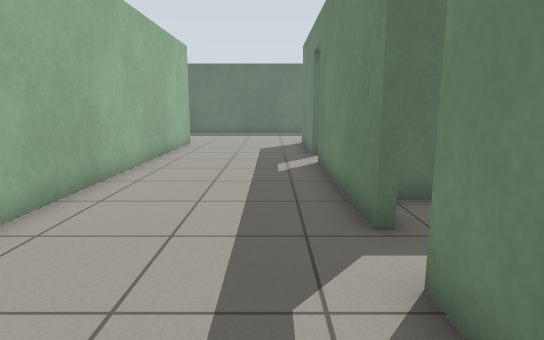
view 1 (above)

16 first-person views from a walk through a Gazebo world. The camera is 0.94 m above the floor, tilts 10° down and sees 75° across. The floor is counted in squares, 0.5 m on a side. Each view is taken from the middle of a square. On the plan, view 1 faces up. The plan holds only what a view shows up to about 18 squares ahead; the rest is blank.

view 2
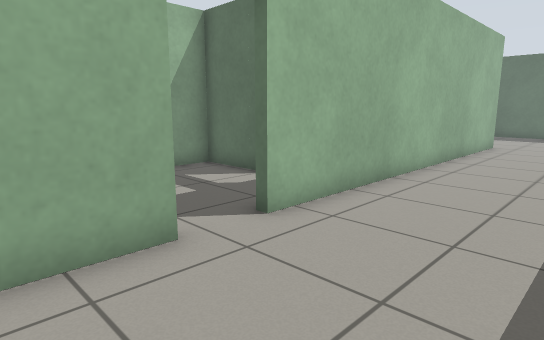

view 3
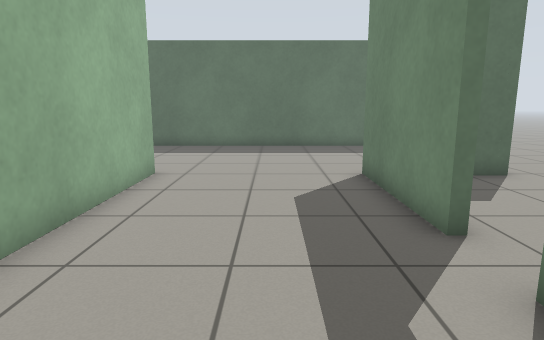

view 4
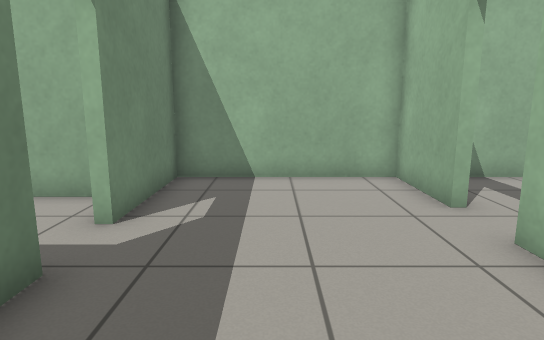

view 5
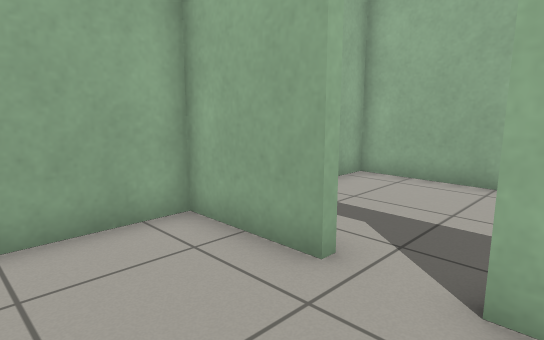

view 6
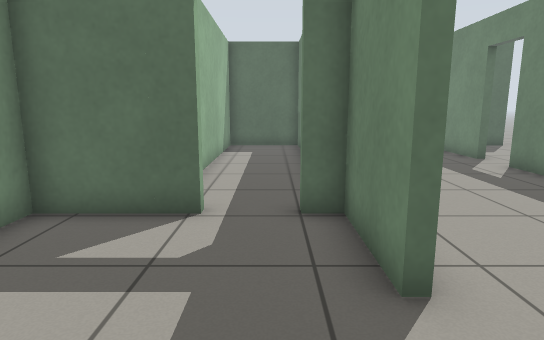

view 7
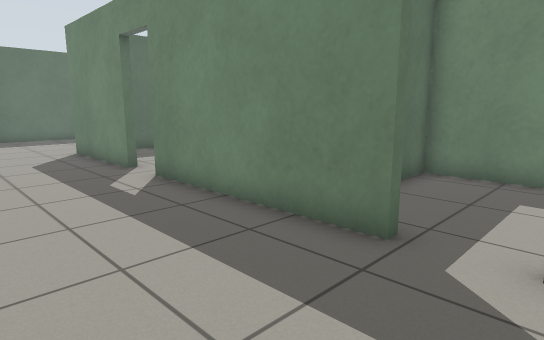

view 8
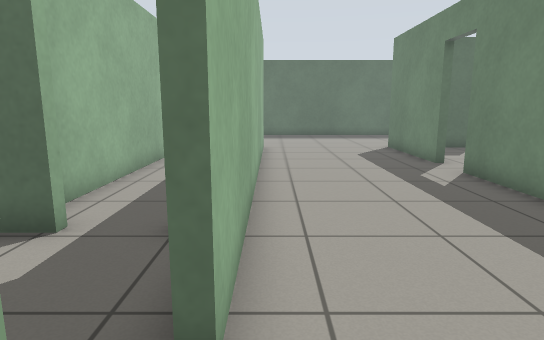

view 9
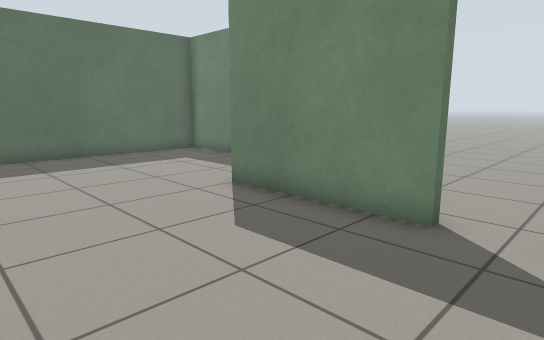

view 10
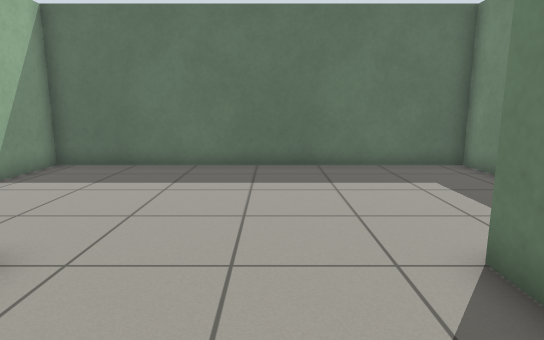

view 11
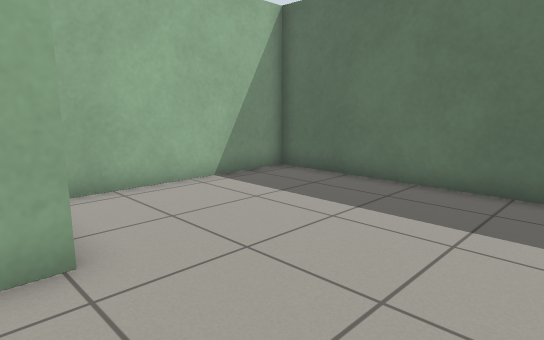

view 12
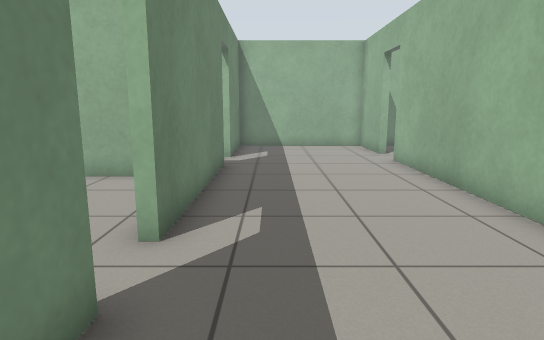

view 13
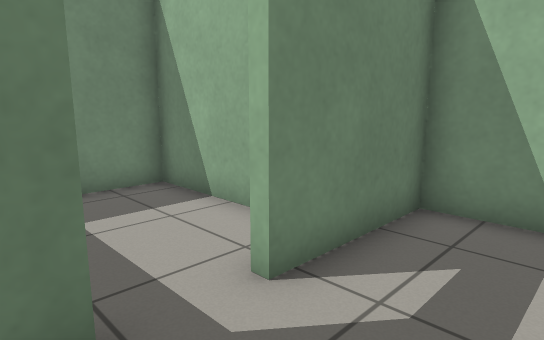

view 14
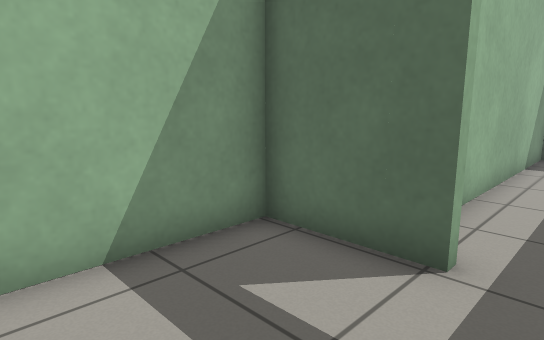

view 15
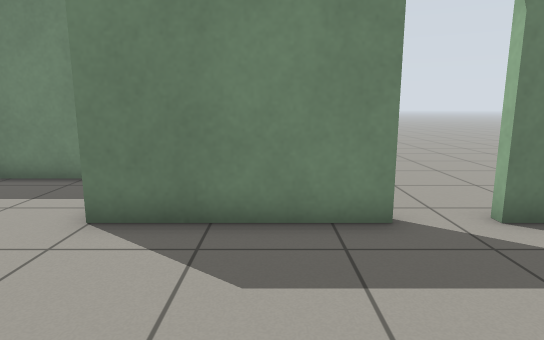

view 16
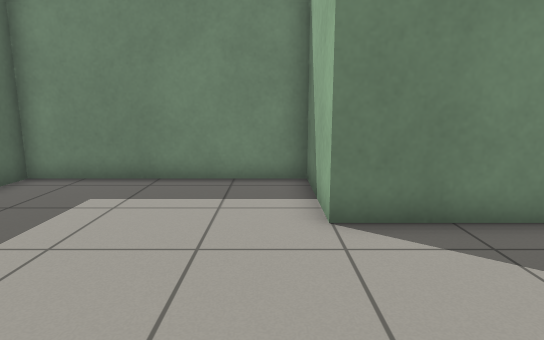

### Floor plan
Ten units are one square. View 1 is at (0, 0); x grows to the right and y downward. Boxes are objects, and circles mark ways between rooms. Rooms are numbered by the first view taken in them; rooms with no view inside come last. Other rooms are left out.
<svg viewBox="-108 -270 186 280">
<path fill="none" stroke="#000" d="M16 -140 16 -191 53 -191 53 -265 -81 -265 -81 -200M-44 -192 -44 -42M16 -52 16 -122M-44 -25 -44 5 16 5 16 -34M-47 -42 -47 -71M-73 -71 -103 -71 -103 5 -56 5M-47 -170 -47 -188 -81 -188 -81 -87M27 -17 73 -17 73 -71 57 -71M34 -71 25 -71"/>
<circle cx="-45" cy="-35" r="3" fill="#2a7"/>
<circle cx="20" cy="-45" r="3" fill="#2a7"/>
<circle cx="-65" cy="-70" r="3" fill="#2a7"/>
<text x="-10" y="-150">1</text>
<text x="-80" y="-30">2</text>
<text x="-70" y="-130">3</text>
<text x="40" y="-40">4</text>
</svg>
Room 1 opens to room 2. Room 1 opens to room 4. Room 2 opens to room 3.

Where each view was taken, in squares from view 1:
view 1: 0 up, 0 right, facing up
view 2: 0 up, 0 right, facing up-left
view 3: 9 up, 1 left, facing up
view 4: 9 up, 1 left, facing down
view 5: 5 up, 1 left, facing down-left
view 6: 1 up, 6 left, facing up
view 7: 3 up, 3 left, facing up-right
view 8: 2 up, 4 left, facing up
view 9: 12 up, 4 left, facing up-right
view 10: 15 up, 1 left, facing up
view 11: 18 up, 0 right, facing up-left
view 12: 17 up, 0 right, facing down
view 13: 6 up, 1 left, facing down-right
view 14: 3 up, 6 left, facing up-left
view 15: 16 up, 4 left, facing right
view 16: 20 up, 4 left, facing right
